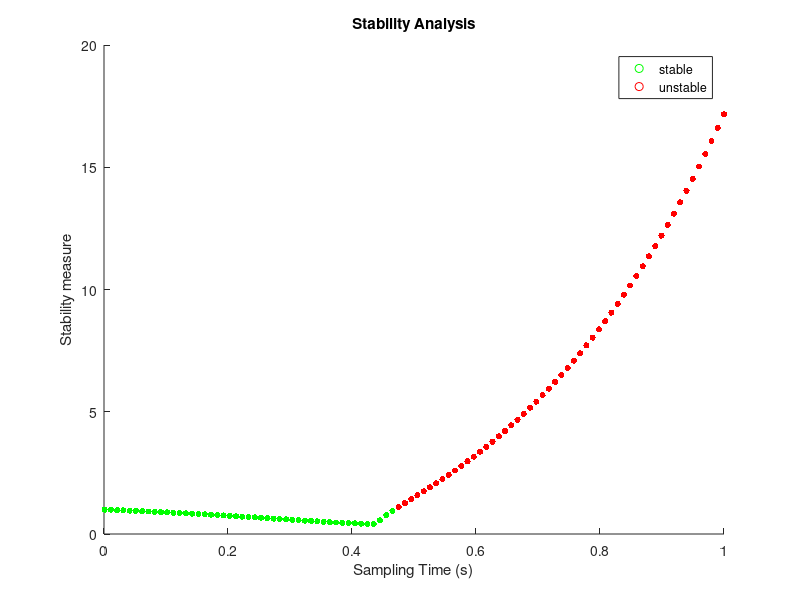
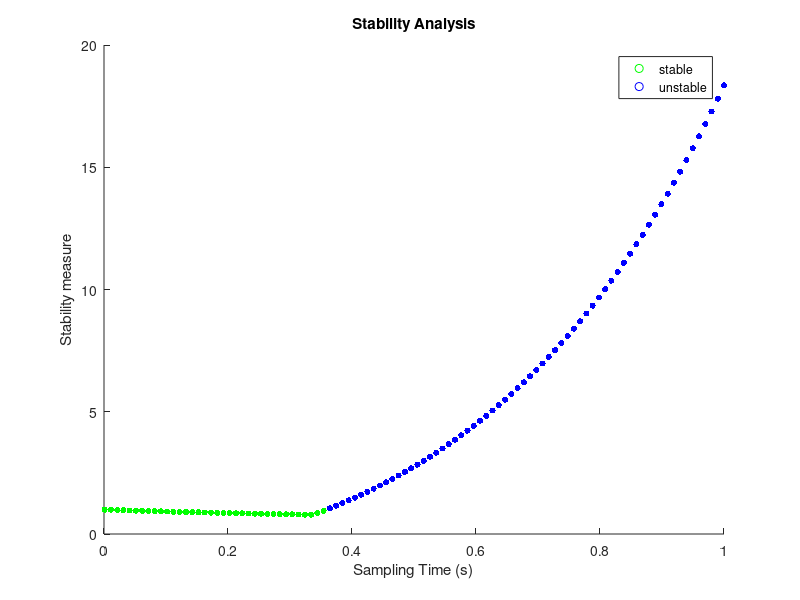
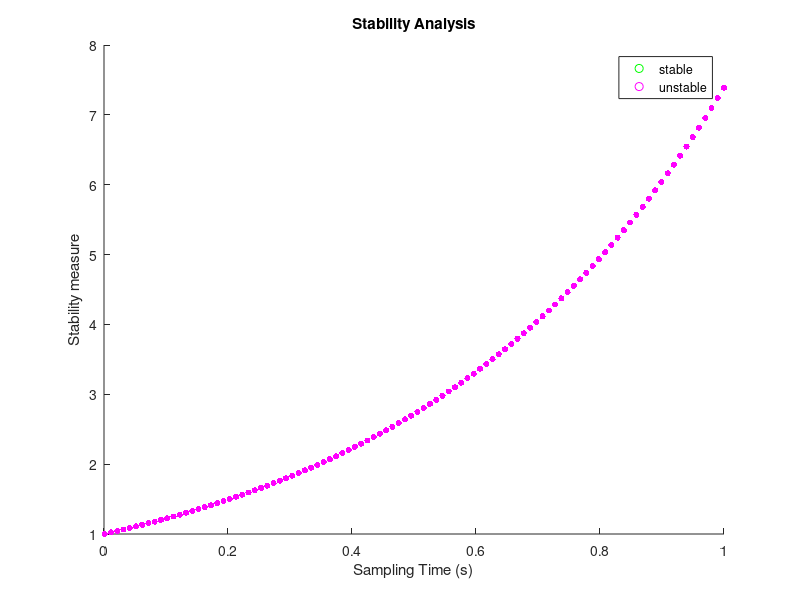

MATLAB code to generate these figures, in order:
%Question1
%Question1-1
a= 5;
b= 3;
c= 1;
A=[a-b, 0.5-c; 0, 1];
B = [0; 1];
p1 = [-1+2j, -1-2j];
p2 = [-1, -2];
p3 = [1, 2];

%finding Ki
K1 = place(A, B, p1);
Acl1 = A - B*K1;
K2 = place(A, B, p2);
Acl2 = A - B*K2;
K3 = place(A, B, p3);
Acl3 = A - B*K3;

%Question1-2
% compute eigenvalues of Acl
eigAcl1 = eig(Acl1);
eigAcl2 = eig(Acl2);
eigAcl3 = eig(Acl3);

% check stability for different sampling times
numSamples = 100; % number of sampling times to test
maxTime = 1; % maximum sampling time to test
hVals = linspace(0.001, maxTime, numSamples); % generate sampling times to test
stableRanges = zeros(numSamples, 2); % initialize matrix to store stable ranges

%  figure; % create a new figure
%  hold on; % allow multiple plots in the same figure
maxsamplevalue1 = 0;
maxsamplevalue2 = 0;
maxsamplevalue3 = 0;


figure()
hold on 
for i = 1:numSamples
    h = hVals(i);
    F = expm(A*h);
    G = (expm(A*h) - eye(size(A)))/A * B;
    Acl1d = F - G * K1;
    eigAcl1d = eig(Acl1d);
    if max(abs(eigAcl1d))<1
        scatter(h, max(abs(eigAcl1d)), 20, 'g', 'filled'); % green points for stable ranges
        maxsamplevalue1 = h;
    else
        scatter(h, max(abs(eigAcl1d)), 20, 'r', 'filled'); % red points for unstable ranges
    end
end
xlabel('Sampling Time (s)');
ylabel('Stability measure');
title('Stability Analysis');
legend("stable range", "unstable range")
L(1) = plot(nan, nan, 'og');
L(2) = plot(nan, nan, 'or');
legend(L,{'stable', 'unstable'})

figure()
hold on 
for i = 1:numSamples
    h = hVals(i);
    F = expm(A*h);
    G = (expm(A*h) - eye(size(A)))/A * B;
    Acl2d = F - G * K2;
    eigAcl2d = eig(Acl2d);
    if max(abs(eigAcl2d))<1
        scatter(h, max(abs(eigAcl2d)), 20, 'g', 'filled'); % green points for stable ranges
        maxsamplevalue2 = h;
    else
        scatter(h, max(abs(eigAcl2d)), 20, 'b', 'filled'); % blue points for unstable ranges
    end
end
xlabel('Sampling Time (s)');
ylabel('Stability measure');
title('Stability Analysis');
L(1) = plot(nan, nan, 'og');
L(2) = plot(nan, nan, 'ob');
legend(L,{'stable', 'unstable'})



figure()
hold on
for i = 1:numSamples
    h = hVals(i);
    F = expm(A*h);
    G = (expm(A*h) - eye(size(A)))/A * B;
    Acl3d = F - G * K3;
    eigAcl3d = eig(Acl3d);
    if max(abs(eigAcl3d))<1
        scatter(h, max(abs(eigAcl3d)), 20, 'g', 'filled'); % green points for stable ranges
        maxsamplevalue3 = h;
    else
        scatter(h, max(abs(eigAcl3d)), 20, 'm', 'filled'); % yellow points for unstable ranges
    end
end
xlabel('Sampling Time (s)');
ylabel('Stability measure');
title('Stability Analysis');
legend("stable range", "unstable range")
L(1) = plot(nan, nan, 'og');
L(2) = plot(nan, nan, 'om');
legend(L,{'stable', 'unstable'})

%maxsamplevalue1 = 0.4652
%maxsamplevalue2 = 0.3542
%maxsamplevalue3 = NAN
%It is observed that the ranges of sampling times for which the
%sampled-data system is stable for each controllers are ...
